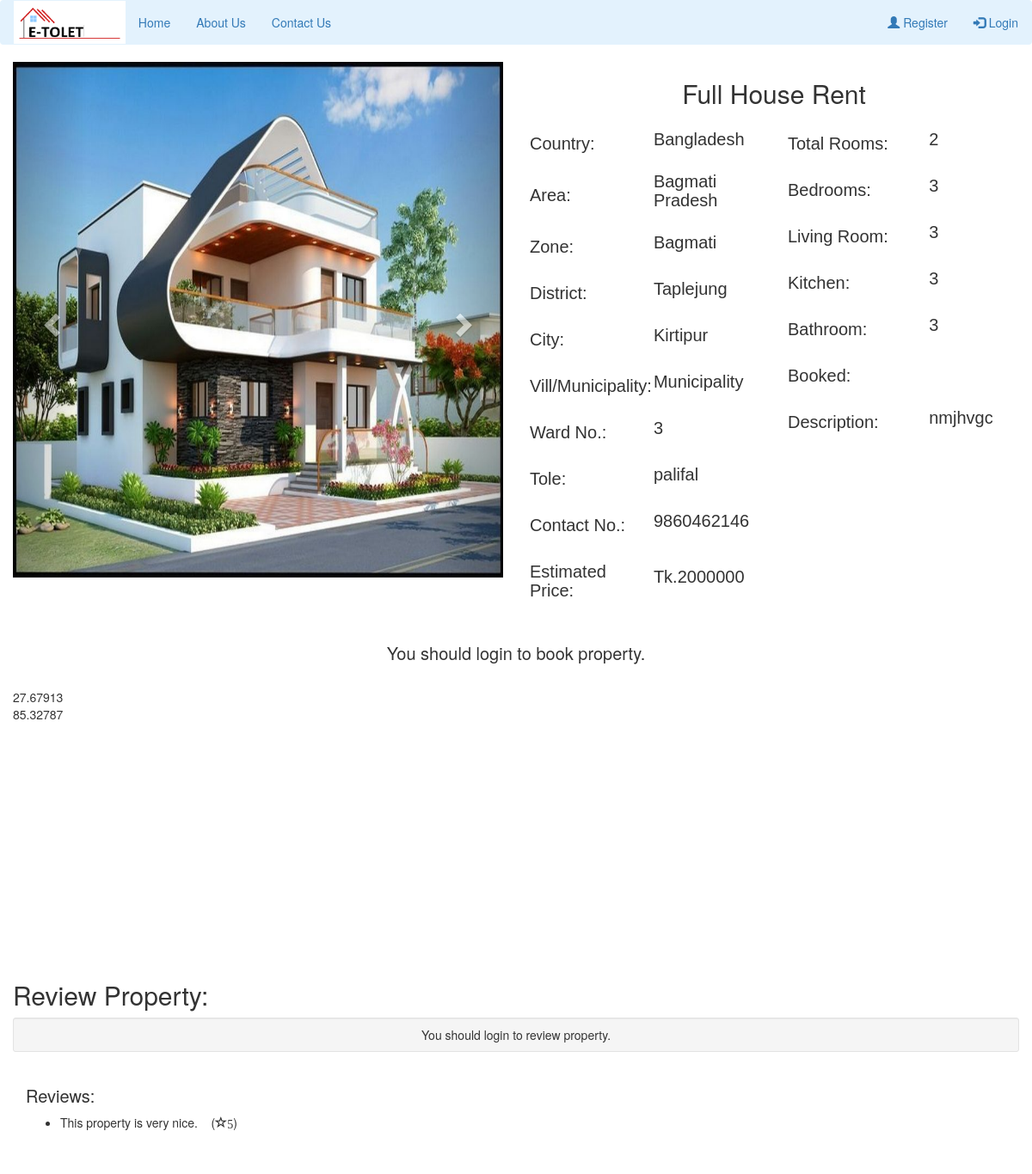
Screenshot of /view-property.php?property_id=123 with the database file from the repository.
### tables this page shows
CREATE TABLE `property_photo` (
  `property_photo_id` int(12) NOT NULL,
  `p_photo` varchar(500) NOT NULL,
  `property_id` int(11) NOT NULL
);

CREATE TABLE `add_property` (
  `property_id` int(10) NOT NULL,
  `country` varchar(50) NOT NULL,
  `province` varchar(50) NOT NULL,
  `zone` varchar(50) NOT NULL,
  `district` varchar(50) NOT NULL,
  `city` varchar(100) NOT NULL,
  `vdc_municipality` varchar(50) NOT NULL,
  `ward_no` int(10) NOT NULL,
  `tole` varchar(100) NOT NULL,
  `contact_no` bigint(10) NOT NULL,
  `property_type` varchar(50) NOT NULL,
  `estimated_price` bigint(10) NOT NULL,
  `total_rooms` int(10) NOT NULL,
  `bedroom` int(10) NOT NULL,
  `living_room` int(10) NOT NULL,
  `kitchen` int(10) NOT NULL,
  `bathroom` int(10) NOT NULL,
  `description` varchar(2000) NOT NULL,
  `latitude` decimal(9,5) NOT NULL,
  `longitude` decimal(9,5) NOT NULL,
  `owner_id` int(10) NOT NULL
);

CREATE TABLE `review` (
  `review_id` int(10) NOT NULL,
  `comment` varchar(500) NOT NULL,
  `rating` int(5) NOT NULL,
  `property_id` int(11) NOT NULL
);

### view-property.php (the view, shortened to what this page needs)
<!DOCTYPE html>
<html>
<head>
</head>
<body>
<?php
include('navbar.php');
include('booking-engine.php');
?>
<?php
	$property_id=$_GET['property_id'];
    $sql="SELECT * from add_property where property_id='$property_id'";
	$query=mysqli_query($db,$sql);
	if(mysqli_num_rows($query)>0)
{
    while($rows=mysqli_fetch_assoc($query)){
    $sql2="SELECT * FROM property_photo where property_id='$property_id'";
    $query2=mysqli_query($db,$sql2);
    $rowcount=mysqli_num_rows($query2);
?>
<div class="container-fluid">
  <div class="row">
    <div class="col-sm-6">
<div id="myCarousel" class="carousel slide" data-ride="carousel">
  <div class="carousel-inner" role="listbox">
  <?php
  for($i=1;$i<=$rowcount;$i++)
  {
      $row=mysqli_fetch_array($query2);
      $photo=$row['p_photo'];
  ?>
  <?php
  if($i==1)
  {
  ?>
  <div class="item active">
      <img class="d-block img-fluid" src="owner/<?php echo $photo ?>" alt="First slide" width="100%" style="max-height: 600px; min-height: 600px;">
    </div>
  <?php
  }
  else
  {
    ?>
    <div class="item">
      <img class="d-block img-fluid" src="owner/<?php echo $photo ?>" alt="First slide" width="100%" style="max-height: 600px; min-height: 600px;">
    </div>
 <?php
   }
  }
  ?>
  </div>
  <a class="left carousel-control" href="#myCarousel" role="button" data-slide="prev">
    <span class="glyphicon glyphicon-chevron-left" aria-hidden="true"></span>
  </a>
  <a class="right carousel-control" href="#myCarousel" role="button" data-slide="next">
    <span class="glyphicon glyphicon-chevron-right" aria-hidden="true"></span>
  </a>
</div>
</div>
<div class="col-sm-6">
  <center><h2><?php echo $rows['property_type'] ?></h2></center>
  <div class="row">
    <div class="col-sm-6">
      <div class="row">
      <div class="col-sm-6">
          <table>
            <tr>
              <td><h3>Country:</h3></td>
              <td><h4><?php echo $rows['country']; ?></h4></td>
            </tr>
            <tr>
              <td><h3>Area:</h3></td>
              <td><h4><?php echo $rows['province']; ?></h4></td>
            </tr>
            <tr>
              <td><h3>Zone:</h3></td>
              <td><h4><?php echo $rows['zone']; ?></h4></td>
            </tr>
            <tr>
              <td><h3>District:</h3></td>
              <td><h4><?php echo $rows['district']; ?></h4></td>
            </tr>
            <tr>
              <td><h3>City:</h3></td>
              <td><h4><?php echo $rows['city']; ?></h4></td>
            </tr>
            <tr>
              <td><h3>Vill/Municipality:</h3></td>
              <td><h4><?php echo $rows['vdc_municipality']; ?></h4></td>
            </tr>
            <tr>
              <td><h3>Ward No.:</h3></td>
              <td><h4><?php echo $rows['ward_no']; ?></h4></td>
            </tr>
            <tr>
              <td><h3>Tole:</h3></td>
              <td><h4><?php echo $rows['tole']; ?></h4></td>
            </tr>
            <tr>
              <td><h3>Contact No.:</h3></td>
              <td><h4><?php echo $rows['contact_no']; ?></h4></td>
            </tr>
            <tr>
              <td><h3>Estimated Price:</h3></td>
              <td><h4>Tk.<?php echo $rows['estimated_price']; ?></h4></td>
            </tr>
          </table>
        </div>
      </div>
    </div>
    <div class="col-sm-6">
      <table>
            <tr>
              <td><h3>Total Rooms:</h3></td>
              <td><h4><?php echo $rows['total_rooms']; ?></h4></td>
            </tr>
            <tr>
              <td><h3>Bedrooms:</h3></td>
              <td><h4><?php echo $rows['bedroom']; ?></h4></td>
            </tr>
            <tr>
              <td><h3>Living Room:</h3></td>
              <td><h4><?php echo $rows['living_room']; ?></h4></td>
            </tr>
            <tr>
              <td><h3>Kitchen:</h3></td>
              <td><h4><?php echo $rows['kitchen']; ?></h4></td>
            </tr>
            <tr>
              <td><h3>Bathroom:</h3></td>
              <td><h4><?php echo $rows['bathroom']; ?></h4></td>
            </tr>
            <tr>
              <td><h3>Booked:</h3></td>
              <td><h4><?php echo $rows['booked']; ?></h4></td>
            </tr>
            <tr>
              <td><h3>Description:</h3></td>
              <td><h4><?php echo $rows['description']; ?></h4></td>
            </tr>
          </table>
    </div>
  </div>
</div>
</div>
<br>
<?php
if(isset($_SESSION["email"]) && !empty($_SESSION['email'])){
?>
<form method="POST">
<div class="row">
  <div class="col-sm-6">
    <?php
    $booked=$rows['booked'];
    if ($booked=='No'){ ?>
      <input type="hidden" name="property_id" value="<?php echo $rows['property_id']; ?>">
    <input type="submit" class="btn btn-lg btn-primary" name="book_property" style="width: 100%" value="Book Property">
  <?php } else { ?>
    <input type="submit" class="btn btn-lg btn-primary" style="width: 100%" value="Property Booked" disabled>
  <?php } ?>
  </div>
</form>
<form method="POST" action="chatpage.php">
  <div class="col-sm-6">
    <input type="hidden" name="owner_id" value="<?php echo $rows['owner_id']; ?>">
    <input type="submit" class="btn btn-lg btn-success" name="send_message" style="width: 100%" value="Send Message" >
  </div>
  </form>
</div>
<?php }
else{
  echo "<center><h3>You should login to book property.</h3></center>";
}
 ?>
<br>
<div id="map" style="width: 100%; height: 300px;">
  <div id="lat"><?php echo  $rows['latitude'];?></div>
  <div id="lon"><?php echo  $rows['longitude'];?></div>
</div>
<br>
<?php }} ?>
</div>
<div class="container-fluid">
  <h2>Review Property:</h2>
      <div class="well well-sm">
            <div class="text-right">
<?php
if(isset($_SESSION["email"]) && !empty($_SESSION['email'])){
?>
                <a class="btn btn-success btn-info" href="#reviews-anchor" style="width: 100%" id="open-review-box">Leave a Review</a>
            </div>
            <div class="row" id="post-review-box" style="display:none;">
                <div class="col-md-12">
                    <form accept-charset="UTF-8" method="POST">
                      <input name="property_id" type="hidden" value="<?php echo $property_id; ?>">
                        <input id="ratings-hidden" name="rating" type="hidden">
                        <textarea class="form-control animated" cols="50" id="new-review" name="comment" placeholder="Enter your review here..." rows="5"></textarea>
                        <div class="text-right">
                            <div class="stars starrr" data-rating="0"></div>
                            <a class="btn btn-danger btn-sm" href="#" id="close-review-box" style="display:none; margin-right: 10px;">
                            <span class="glyphicon glyphicon-remove"></span>Cancel</a>
                            <button class="btn btn-success btn-lg" type="submit" name="review">Save</button>
                        </div>
                    </form>
                </div>
                </div>
              <?php }
              else{
                echo "<center>You should login to review property.</center>";
              }
              ?>
        </div>
</div>
<?php
    $sql1="SELECT * from review where property_id='$property_id'";
  $query=mysqli_query($db,$sql1);
echo '<div class="container-fluid">';
    echo '<h3>Reviews:</h3>';
    echo '</div>';
  if(mysqli_num_rows($query)>0)
{
    while($row=mysqli_fetch_assoc($query)){
      ?>
      <div class="container-fluid">
        <ul><li><?php echo $row['comment']; ?> &nbsp;&nbsp;&nbsp;(<span class="glyphicon glyphicon-star-empty" style="size: 50px;"><?php echo $row['rating']; ?></span>)</li></ul>
      </div>
      <?php
    }
  }
 ?>
<br><br>
</body>
</html>

### view-property.php (style rules this page uses)
h3 { font-size: 20px; }
h4 { font-size: 20px; }
table { font-family: arial, sans-serif; border-collapse: collapse; width: 100%; }
td, th { text-align: left; padding: 1px; }

### rows the page displays
add_property: property_type "Full House Rent", country "Bangladesh", province "Bagmati Pradesh", zone "Bagmati", district "Taplejung", city "Kirtipur", vdc_municipality "Municipality", ward_no "3", tole "palifal", contact_no "9860462146", estimated_price "2000000", total_rooms "2", bedroom "3", living_room "3", kitchen "3", bathroom "3", description "nmjhvgc", latitude "27.67913", longitude "85.32787"
property_photo: p_photo (picture)
review: comment "This property is very nice.", rating "5"
